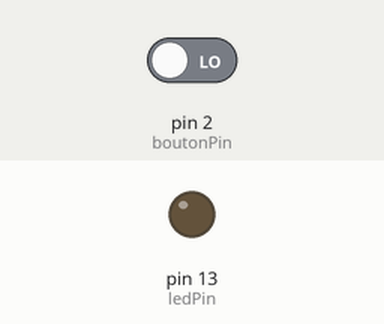
Bench run of a sketch on a simulated Arduino Uno, built with avr-gcc and run on an emulated ATmega328P. On the bench: output pins drawn as LEDs (lit = HIGH). The test bench sets the inputs (shaded band); at power-on: pin 2 (boutonPin) LOW.

Above: at 1.2 s.
1.3 s: pin 2 (boutonPin) driven HIGH
At 2.7 s:
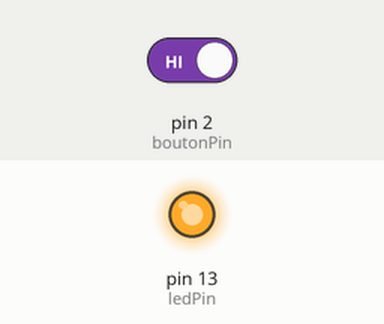
Timing chart, 0 to 4.3 s (numbered marks = the images above; inputs shaded):
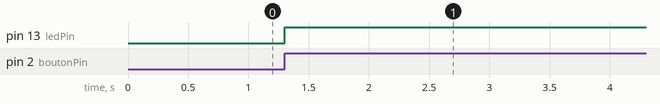

The sketch:

ProjetAina.ino
```cpp
// Constantes pour les broches du bouton et de la LED
const int boutonPin = 2;//lkznlksdnzklfndslkzfnlkds
const int ledPin = 13;

// Variables pour le suivi de l'état du bouton et de la LED
int boutonState = 0;
int lastBoutonState = 0;
int ledState = LOW;

// Variable pour suivre le temps écoulé
unsigned long startTime = 0;
unsigned long elapsedTime = 0;
const unsigned long dureeAllumee = 900000;  // 15 minutes en millisecondes

void setup() {
  // Configurer les broches d'entrée/sortie
  pinMode(ledPin, OUTPUT);
  pinMode(boutonPin, INPUT);
}

void loop() {
  // Lire l'état actuel du bouton
  boutonState = digitalRead(boutonPin);

  // Vérifier si le bouton est enfoncé
  if (boutonState == HIGH && lastBoutonState == LOW) {
    // Allumer la LED et enregistrer le temps de début
    ledState = HIGH;
    startTime = millis();
  }

  // Vérifier si la LED a été allumée
  if (ledState == HIGH) {
    // Calculer le temps écoulé depuis le début
    elapsedTime = millis() - startTime;

    // Vérifier si la durée allouée est écoulée
    if (elapsedTime >= dureeAllumee) {
      // Éteindre la LED
      ledState = LOW;
    }
  }

  // Mettre à jour l'état de la LED
  digitalWrite(ledPin, ledState);

  // Enregistrer l'état actuel du bouton pour la prochaine itération
  lastBoutonState = boutonState;
}
```

Measured:
- after the input at 1.3 s, pin 13 (ledPin): LOW → HIGH at once
